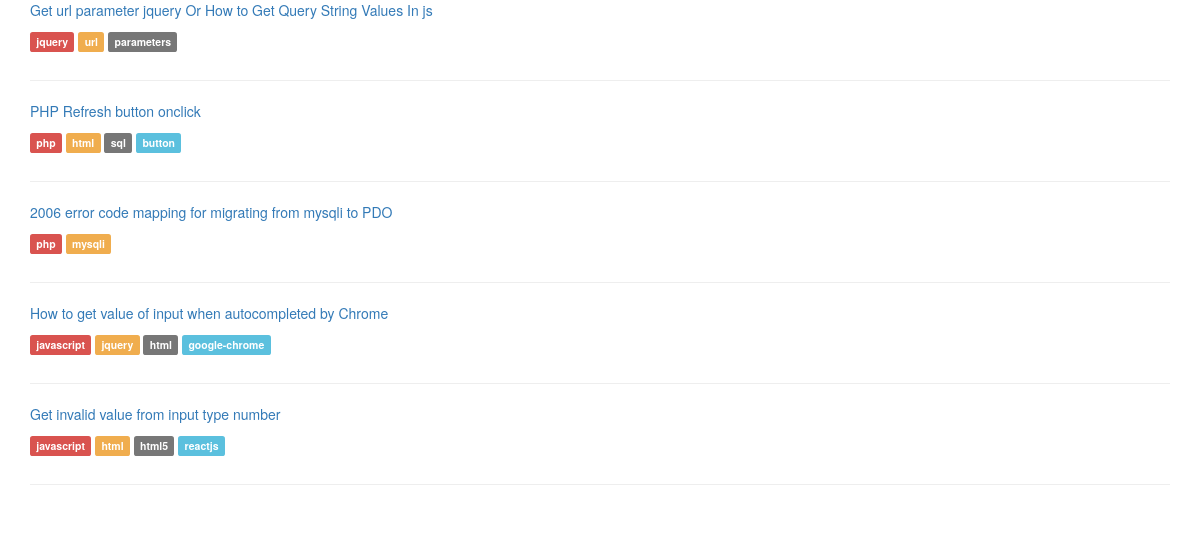
Before: /views/embed.php with the older database file.
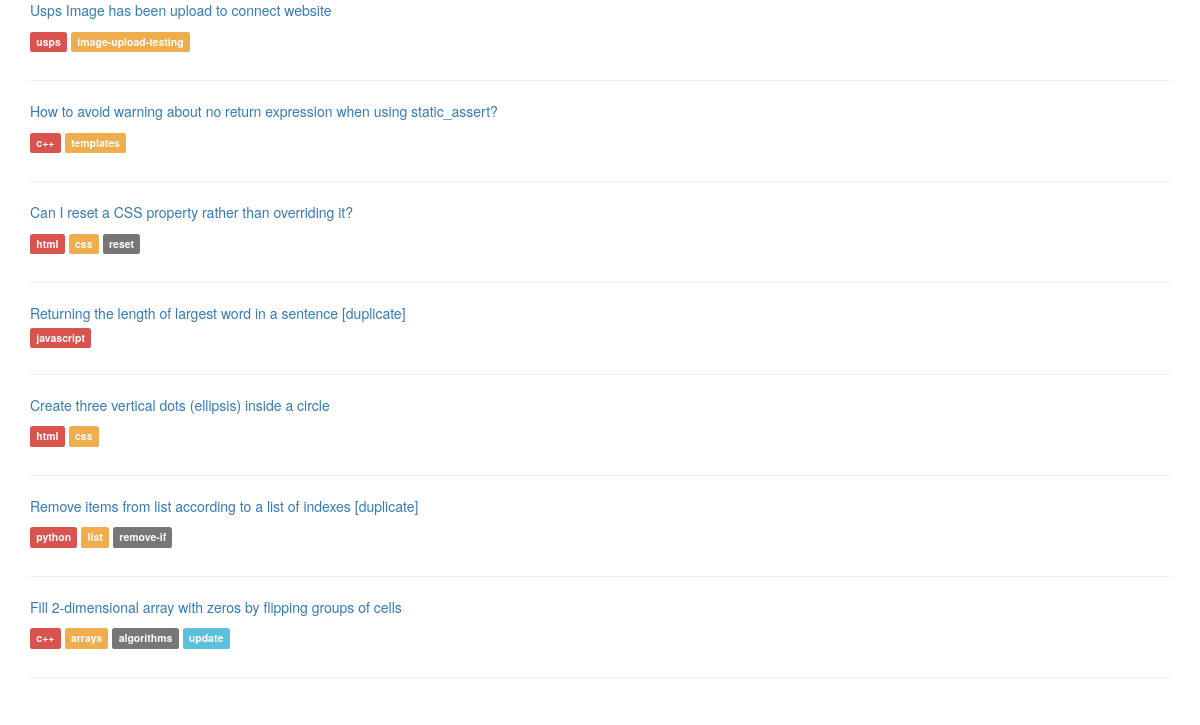
After: the same page with the newer database file.
### tables this page shows
CREATE TABLE `questions` (
  `ques_id` int(11) NOT NULL,
  `title` longtext NOT NULL,
  `question` longtext NOT NULL,
  `tags` mediumtext NOT NULL,
  `views` int(11) NOT NULL DEFAULT '0',
  `user_id` int(11) NOT NULL,
  `likes_count` int(11) NOT NULL DEFAULT '0',
  `answers_count` int(11) NOT NULL DEFAULT '0',
  `freeze_flag` int(11) NOT NULL DEFAULT '0',
  `created_at` timestamp NOT NULL DEFAULT CURRENT_TIMESTAMP,
  `updated_at` datetime DEFAULT NULL,
  `deleted_at` datetime DEFAULT NULL
);

### actions/get/get_all_questions.php (called while the page is built, shortened)
<?php
	if($type == "All Questions") {
		$page_number = 1;
		if(isset($_GET['page_number'])) {
			$page_number = $_GET['page_number'];
		}
		$sql = "SELECT * from questions where deleted_at is NULL LIMIT ".(($page_number-1)*5).", 5";
		$result = $db->query($sql);
		$questions = [];
		if($result->num_rows > 0) {
			while($row = $result->fetch_array(MYSQLI_ASSOC)) {
				$questions[] = $row;
			}
		}
		else {
			unset($questions);
		}
	}
	else if($type == "Admin All Questions"){
		$sql = "SELECT * from questions where deleted_at is NULL order by created_at DESC";
		$result = $db->query($sql);
		$questions = [];
		if($result->num_rows > 0) {
			while($row = $result->fetch_array(MYSQLI_ASSOC)) {
				$questions[] = $row;
			}
		}
		else {
			unset($questions);
		}
	}
?>

### config.php (called while the page is built, shortened)
<?php
	$labels = ['danger','warning', 'default', 'info', 'primary',  'success'];
?>

### views/embed.php (the view, shortened to what this page needs)
<?php include('../config.php'); ?>
<?php $type="Admin All Questions";?>
<?php include('../actions/get/get_all_questions.php'); ?>
<html>
	<head>
		<link rel="stylesheet" href="https://maxcdn.bootstrapcdn.com/bootstrap/3.3.7/css/bootstrap.min.css">
	</head>
	<body>
		<div class="container">
			<div class="row autoscroll">
				<div class="col-md-12 col-sm-12">
					<?php if(!isset($questions)) { ?>
						<div style="width:80%; height:60%;">
							<div class="no_content_found"></div>
						</div>
					<?php } else {
						foreach($questions as $row) {
							$tags = explode(',', $row['tags']);
					?>
					<p> <a target="_blank" href="./individual_question.php?ques_id=<?php echo $row['ques_id'];?>"><?php echo $row['title']; ?></a> </p>
					<div style="margin-bottom:30px;" class="row">
						<div class="col-md-3 col-sm-1">
							<?php foreach($tags as $key => $tag) {?>
								<a class="no_underline" href="./home_page.php?tag=<?php echo trim($tag); ?>"><span class="pointer label label-<?php echo $labels[$key%6];?>"><?php echo $tag ?></span></a>
							<?php }?>
						</div>
					</div>
					<hr/>
					<?php } }?>
				</div>
			</div>
		</div>
	</body>
</html>

Changed rows visible on the page:
removed questions: title "Get url parameter jquery Or How to Get Query String Values In js", tags "jquery", tags "url", tags "parameters"
removed questions: title "PHP Refresh button onclick", tags "php", tags "html", tags "sql", tags "button"
removed questions: title "2006 error code mapping for migrating from mysqli to PDO", tags "php", tags "mysqli"
removed questions: title "How to get value of input when autocompleted by Chrome", tags "javascript", tags "jquery", tags "html", tags "google-chrome"
removed questions: title "Get invalid value from input type number", tags "javascript", tags "html", tags "html5", tags "reactjs"
added questions: title "Usps Image has been upload to connect website", tags "usps", tags "image-upload-testing"
added questions: title "How to avoid warning about no return expression when using static_assert?", tags "c++", tags "templates"
added questions: title "Can I reset a CSS property rather than overriding it?", tags "html", tags "css", tags "reset"
added questions: title "Returning the length of largest word in a sentence [duplicate]", tags "javascript"
added questions: title "Create three vertical dots (ellipsis) inside a circle", tags "html", tags "css"
added questions: title "Remove items from list according to a list of indexes [duplicate]", tags "python", tags "list", tags "remove-if"
added questions: title "Fill 2-dimensional array with zeros by flipping groups of cells", tags "c++", tags "arrays", tags "algorithms", tags "update"
